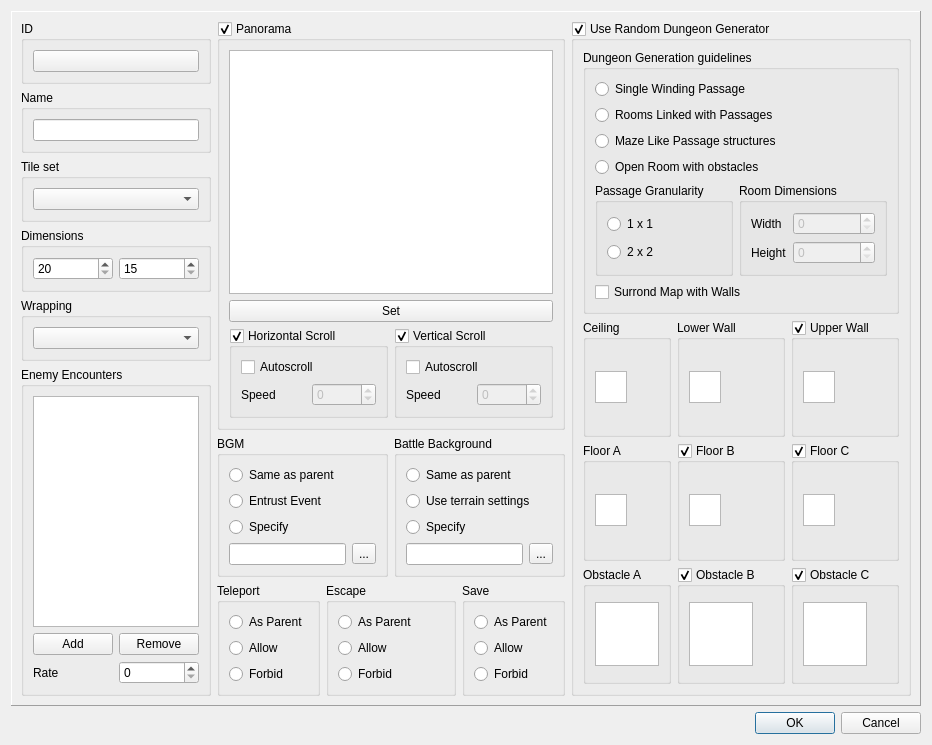
<?xml version="1.0" encoding="UTF-8"?>
<ui version="4.0">
 <class>MapPropertiesDialog</class>
 <widget class="QDialog" name="MapPropertiesDialog">
  <property name="geometry">
   <rect>
    <x>0</x>
    <y>0</y>
    <width>778</width>
    <height>591</height>
   </rect>
  </property>
  <property name="windowTitle">
   <string>Map properties</string>
  </property>
  <layout class="QVBoxLayout" name="verticalLayout">
   <item>
    <widget class="QFrame" name="frame">
     <property name="frameShape">
      <enum>QFrame::Panel</enum>
     </property>
     <property name="frameShadow">
      <enum>QFrame::Raised</enum>
     </property>
     <layout class="QHBoxLayout" name="layoutPanel">
      <item>
       <layout class="QVBoxLayout" name="layoutLeft">
        <item>
         <widget class="QGroupBox" name="groupID">
          <property name="title">
           <string>ID</string>
          </property>
          <layout class="QHBoxLayout" name="layoutID">
           <item>
            <widget class="QPushButton" name="pushCopyID">
             <property name="toolTip">
              <string>Copy ID to clipboard</string>
             </property>
            </widget>
           </item>
          </layout>
         </widget>
        </item>
        <item>
         <widget class="QGroupBox" name="groupName">
          <property name="title">
           <string>Name</string>
          </property>
          <layout class="QHBoxLayout" name="layoutName">
           <item>
            <widget class="QLineEdit" name="lineName"/>
           </item>
          </layout>
         </widget>
        </item>
        <item>
         <widget class="QGroupBox" name="groupTileset">
          <property name="title">
           <string>Tile set</string>
          </property>
          <layout class="QVBoxLayout" name="layoutTilset">
           <item>
            <widget class="QComboBox" name="comboTileset"/>
           </item>
          </layout>
         </widget>
        </item>
        <item>
         <widget class="QGroupBox" name="groupDimensions">
          <property name="title">
           <string>Dimensions</string>
          </property>
          <layout class="QHBoxLayout" name="layoutDimensions">
           <item>
            <widget class="QSpinBox" name="spinWidth">
             <property name="minimum">
              <number>20</number>
             </property>
            </widget>
           </item>
           <item>
            <widget class="QSpinBox" name="spinHeight">
             <property name="minimum">
              <number>15</number>
             </property>
            </widget>
           </item>
          </layout>
         </widget>
        </item>
        <item>
         <widget class="QGroupBox" name="groupWrapping">
          <property name="title">
           <string>Wrapping</string>
          </property>
          <layout class="QVBoxLayout" name="layoutWrapping">
           <item>
            <widget class="QComboBox" name="comboWrapping"/>
           </item>
          </layout>
         </widget>
        </item>
        <item>
         <widget class="QGroupBox" name="groupEncounters">
          <property name="title">
           <string>Enemy Encounters</string>
          </property>
          <layout class="QVBoxLayout" name="layoutEncounters">
           <item>
            <widget class="QTableWidget" name="tableEncounters">
             <attribute name="horizontalHeaderVisible">
              <bool>false</bool>
             </attribute>
             <attribute name="horizontalHeaderStretchLastSection">
              <bool>true</bool>
             </attribute>
             <attribute name="verticalHeaderVisible">
              <bool>false</bool>
             </attribute>
             <attribute name="verticalHeaderDefaultSectionSize">
              <number>21</number>
             </attribute>
             <column>
              <property name="text">
               <string>Name</string>
              </property>
             </column>
            </widget>
           </item>
           <item>
            <layout class="QGridLayout" name="layoutAddRemoveEncounter">
             <item row="0" column="0">
              <widget class="QPushButton" name="pushAddEncounter">
               <property name="text">
                <string>Add</string>
               </property>
              </widget>
             </item>
             <item row="0" column="1">
              <widget class="QPushButton" name="pushRemoveEncounter">
               <property name="text">
                <string>Remove</string>
               </property>
              </widget>
             </item>
            </layout>
           </item>
           <item>
            <layout class="QHBoxLayout" name="layoutEncounterRate">
             <item>
              <widget class="QLabel" name="labelEncounterRate">
               <property name="text">
                <string>Rate</string>
               </property>
              </widget>
             </item>
             <item>
              <widget class="QSpinBox" name="spinEncounterRate"/>
             </item>
            </layout>
           </item>
          </layout>
         </widget>
        </item>
       </layout>
      </item>
      <item>
       <layout class="QGridLayout" name="layoutMiddle">
        <item row="0" column="0" colspan="4">
         <widget class="QGroupBox" name="groupPanorama">
          <property name="sizePolicy">
           <sizepolicy hsizetype="Preferred" vsizetype="Preferred">
            <horstretch>2</horstretch>
            <verstretch>2</verstretch>
           </sizepolicy>
          </property>
          <property name="title">
           <string>Panorama</string>
          </property>
          <property name="checkable">
           <bool>true</bool>
          </property>
          <layout class="QGridLayout" name="layoutPanorama">
           <item row="0" column="0" colspan="2">
            <widget class="QGraphicsView" name="graphicsPanorama">
             <property name="minimumSize">
              <size>
               <width>324</width>
               <height>244</height>
              </size>
             </property>
             <property name="maximumSize">
              <size>
               <width>324</width>
               <height>244</height>
              </size>
             </property>
            </widget>
           </item>
           <item row="1" column="0" colspan="2">
            <widget class="QPushButton" name="pushSetPanorama">
             <property name="text">
              <string>Set</string>
             </property>
            </widget>
           </item>
           <item row="2" column="0">
            <widget class="QGroupBox" name="groupHorizontalScroll">
             <property name="title">
              <string>Horizontal Scroll</string>
             </property>
             <property name="checkable">
              <bool>true</bool>
             </property>
             <layout class="QVBoxLayout" name="layoutHorizontalScroll">
              <item>
               <widget class="QCheckBox" name="checkHorizontalAutoscroll">
                <property name="sizePolicy">
                 <sizepolicy hsizetype="Minimum" vsizetype="Fixed">
                  <horstretch>0</horstretch>
                  <verstretch>0</verstretch>
                 </sizepolicy>
                </property>
                <property name="text">
                 <string>Autoscroll</string>
                </property>
               </widget>
              </item>
              <item>
               <layout class="QHBoxLayout" name="layoutHorizontalScrollSpeed">
                <item>
                 <widget class="QLabel" name="labelHorizontalScrollSpeed">
                  <property name="text">
                   <string>Speed</string>
                  </property>
                  <property name="buddy">
                   <cstring>spinHorizontalScrollSpeed</cstring>
                  </property>
                 </widget>
                </item>
                <item>
                 <widget class="QSpinBox" name="spinHorizontalScrollSpeed">
                  <property name="enabled">
                   <bool>false</bool>
                  </property>
                  <property name="minimum">
                   <number>-8</number>
                  </property>
                  <property name="maximum">
                   <number>8</number>
                  </property>
                 </widget>
                </item>
               </layout>
              </item>
             </layout>
            </widget>
           </item>
           <item row="2" column="1">
            <widget class="QGroupBox" name="groupVerticalScroll">
             <property name="title">
              <string>Vertical Scroll</string>
             </property>
             <property name="checkable">
              <bool>true</bool>
             </property>
             <layout class="QVBoxLayout" name="layoutVerticalScroll">
              <item>
               <widget class="QCheckBox" name="checkVerticalAutoscroll">
                <property name="sizePolicy">
                 <sizepolicy hsizetype="Minimum" vsizetype="Fixed">
                  <horstretch>0</horstretch>
                  <verstretch>0</verstretch>
                 </sizepolicy>
                </property>
                <property name="text">
                 <string>Autoscroll</string>
                </property>
               </widget>
              </item>
              <item>
               <layout class="QHBoxLayout" name="layoutVerticalScrollSpeed">
                <item>
                 <widget class="QLabel" name="labelVerticalScrollSpeed">
                  <property name="text">
                   <string>Speed</string>
                  </property>
                  <property name="buddy">
                   <cstring>spinVerticalScrollSpeed</cstring>
                  </property>
                 </widget>
                </item>
                <item>
                 <widget class="QSpinBox" name="spinVerticalScrollSpeed">
                  <property name="enabled">
                   <bool>false</bool>
                  </property>
                  <property name="minimum">
                   <number>-8</number>
                  </property>
                  <property name="maximum">
                   <number>8</number>
                  </property>
                 </widget>
                </item>
               </layout>
              </item>
             </layout>
            </widget>
           </item>
          </layout>
         </widget>
        </item>
        <item row="1" column="0" colspan="2">
         <widget class="QGroupBox" name="groupBGM">
          <property name="title">
           <string>BGM</string>
          </property>
          <layout class="QVBoxLayout" name="layoutBGM">
           <item>
            <widget class="QRadioButton" name="radioBGMparent">
             <property name="text">
              <string>Same as parent</string>
             </property>
            </widget>
           </item>
           <item>
            <widget class="QRadioButton" name="radioBGMevent">
             <property name="text">
              <string>Entrust Event</string>
             </property>
            </widget>
           </item>
           <item>
            <widget class="QRadioButton" name="radioBGMspecify">
             <property name="text">
              <string>Specify</string>
             </property>
            </widget>
           </item>
           <item>
            <layout class="QHBoxLayout" name="layoutBGMname">
             <item>
              <widget class="QLineEdit" name="lineBGMname">
               <property name="sizePolicy">
                <sizepolicy hsizetype="Expanding" vsizetype="Fixed">
                 <horstretch>1</horstretch>
                 <verstretch>0</verstretch>
                </sizepolicy>
               </property>
              </widget>
             </item>
             <item>
              <widget class="QToolButton" name="toolSetBGM">
               <property name="text">
                <string>...</string>
               </property>
              </widget>
             </item>
            </layout>
           </item>
          </layout>
         </widget>
        </item>
        <item row="1" column="2" colspan="2">
         <widget class="QGroupBox" name="groupBattleBackground">
          <property name="title">
           <string>Battle Background</string>
          </property>
          <layout class="QVBoxLayout" name="layoutBattleBackground">
           <item>
            <widget class="QRadioButton" name="radioBackdropParent">
             <property name="text">
              <string>Same as parent</string>
             </property>
            </widget>
           </item>
           <item>
            <widget class="QRadioButton" name="radioBackdropTerrain">
             <property name="text">
              <string>Use terrain settings</string>
             </property>
            </widget>
           </item>
           <item>
            <widget class="QRadioButton" name="radioBackdropSpecify">
             <property name="text">
              <string>Specify</string>
             </property>
            </widget>
           </item>
           <item>
            <layout class="QHBoxLayout" name="layoutBackdropSpecify">
             <item>
              <widget class="QLineEdit" name="lineBackdropName"/>
             </item>
             <item>
              <widget class="QToolButton" name="toolSetBackdrop">
               <property name="text">
                <string>...</string>
               </property>
              </widget>
             </item>
            </layout>
           </item>
          </layout>
         </widget>
        </item>
        <item row="2" column="0">
         <widget class="QGroupBox" name="groupTeleport">
          <property name="title">
           <string>Teleport</string>
          </property>
          <layout class="QVBoxLayout" name="layoutTeleport">
           <item>
            <widget class="QRadioButton" name="radioTeleportParent">
             <property name="text">
              <string>As Parent</string>
             </property>
            </widget>
           </item>
           <item>
            <widget class="QRadioButton" name="radioTeleportAllow">
             <property name="text">
              <string>Allow</string>
             </property>
            </widget>
           </item>
           <item>
            <widget class="QRadioButton" name="radioTeleportForbid">
             <property name="text">
              <string>Forbid</string>
             </property>
            </widget>
           </item>
          </layout>
         </widget>
        </item>
        <item row="2" column="1" colspan="2">
         <widget class="QGroupBox" name="groupEscape">
          <property name="title">
           <string>Escape</string>
          </property>
          <layout class="QVBoxLayout" name="layoutEscape">
           <item>
            <widget class="QRadioButton" name="radioEscapeParent">
             <property name="text">
              <string>As Parent</string>
             </property>
            </widget>
           </item>
           <item>
            <widget class="QRadioButton" name="radioEscapeAllow">
             <property name="text">
              <string>Allow</string>
             </property>
            </widget>
           </item>
           <item>
            <widget class="QRadioButton" name="radioEscapeForbid">
             <property name="text">
              <string>Forbid</string>
             </property>
            </widget>
           </item>
          </layout>
         </widget>
        </item>
        <item row="2" column="3">
         <widget class="QGroupBox" name="groupSave">
          <property name="title">
           <string>Save</string>
          </property>
          <layout class="QVBoxLayout" name="layoutSave">
           <item>
            <widget class="QRadioButton" name="radioSaveParent">
             <property name="text">
              <string>As Parent</string>
             </property>
            </widget>
           </item>
           <item>
            <widget class="QRadioButton" name="radioSaveAllow">
             <property name="text">
              <string>Allow</string>
             </property>
            </widget>
           </item>
           <item>
            <widget class="QRadioButton" name="radioSaveForbid">
             <property name="text">
              <string>Forbid</string>
             </property>
            </widget>
           </item>
          </layout>
         </widget>
        </item>
       </layout>
      </item>
      <item>
       <widget class="QGroupBox" name="groupUseGenerator">
        <property name="sizePolicy">
         <sizepolicy hsizetype="Preferred" vsizetype="Preferred">
          <horstretch>0</horstretch>
          <verstretch>0</verstretch>
         </sizepolicy>
        </property>
        <property name="title">
         <string>Use Random Dungeon Generator</string>
        </property>
        <property name="checkable">
         <bool>true</bool>
        </property>
        <layout class="QVBoxLayout" name="layoutGeneratorGuidelines">
         <item>
          <widget class="QGroupBox" name="groupGeneratorGuidelines">
           <property name="title">
            <string>Dungeon Generation guidelines</string>
           </property>
           <layout class="QVBoxLayout" name="layoutGroupGeneratorGuidelines">
            <item>
             <widget class="QRadioButton" name="radioDungeonSinglePassage">
              <property name="text">
               <string>Single Winding Passage</string>
              </property>
             </widget>
            </item>
            <item>
             <widget class="QRadioButton" name="radioDungeonLinkedRooms">
              <property name="text">
               <string>Rooms Linked with Passages</string>
              </property>
             </widget>
            </item>
            <item>
             <widget class="QRadioButton" name="radioDungeonMaze">
              <property name="text">
               <string>Maze Like Passage structures</string>
              </property>
             </widget>
            </item>
            <item>
             <widget class="QRadioButton" name="radioDungeonOpenRoom">
              <property name="text">
               <string>Open Room with obstacles</string>
              </property>
             </widget>
            </item>
            <item>
             <layout class="QHBoxLayout" name="layoutPassageRoom">
              <item>
               <widget class="QGroupBox" name="groupDungeonPassage">
                <property name="title">
                 <string>Passage Granularity</string>
                </property>
                <layout class="QVBoxLayout" name="layoutDungeonPassage">
                 <item>
                  <widget class="QRadioButton" name="radioDungeonPassage1_1">
                   <property name="text">
                    <string>1 x 1</string>
                   </property>
                  </widget>
                 </item>
                 <item>
                  <widget class="QRadioButton" name="radioDungeonPassage2_2">
                   <property name="text">
                    <string>2 x 2</string>
                   </property>
                  </widget>
                 </item>
                </layout>
               </widget>
              </item>
              <item>
               <widget class="QGroupBox" name="groupRoomDimensions">
                <property name="sizePolicy">
                 <sizepolicy hsizetype="Preferred" vsizetype="Preferred">
                  <horstretch>1</horstretch>
                  <verstretch>0</verstretch>
                 </sizepolicy>
                </property>
                <property name="title">
                 <string>Room Dimensions</string>
                </property>
                <layout class="QGridLayout" name="layoutRoomDimensions">
                 <item row="0" column="0">
                  <widget class="QLabel" name="labelDungeonRoomWidth">
                   <property name="text">
                    <string>Width</string>
                   </property>
                   <property name="buddy">
                    <cstring>spinDungeonRoomWidth</cstring>
                   </property>
                  </widget>
                 </item>
                 <item row="0" column="1">
                  <widget class="QSpinBox" name="spinDungeonRoomWidth">
                   <property name="enabled">
                    <bool>false</bool>
                   </property>
                   <property name="sizePolicy">
                    <sizepolicy hsizetype="Minimum" vsizetype="Fixed">
                     <horstretch>1</horstretch>
                     <verstretch>0</verstretch>
                    </sizepolicy>
                   </property>
                  </widget>
                 </item>
                 <item row="1" column="0">
                  <widget class="QLabel" name="labelDungeonRoomHeight">
                   <property name="text">
                    <string>Height</string>
                   </property>
                   <property name="buddy">
                    <cstring>spinDungeonRoomHeight</cstring>
                   </property>
                  </widget>
                 </item>
                 <item row="1" column="1">
                  <widget class="QSpinBox" name="spinDungeonRoomHeight">
                   <property name="enabled">
                    <bool>false</bool>
                   </property>
                  </widget>
                 </item>
                </layout>
               </widget>
              </item>
             </layout>
            </item>
            <item>
             <widget class="QCheckBox" name="checkDungeonSurroundWithWalls">
              <property name="text">
               <string>Surrond Map with Walls</string>
              </property>
             </widget>
            </item>
           </layout>
          </widget>
         </item>
         <item>
          <layout class="QGridLayout" name="layoutTiles">
           <item row="0" column="0">
            <widget class="QGroupBox" name="groupCeiling">
             <property name="title">
              <string>Ceiling</string>
             </property>
             <layout class="QVBoxLayout" name="layoutCeiling">
              <item>
               <widget class="QGraphicsView" name="graphicsCeiling">
                <property name="minimumSize">
                 <size>
                  <width>32</width>
                  <height>32</height>
                 </size>
                </property>
                <property name="maximumSize">
                 <size>
                  <width>32</width>
                  <height>32</height>
                 </size>
                </property>
                <property name="verticalScrollBarPolicy">
                 <enum>Qt::ScrollBarAlwaysOff</enum>
                </property>
                <property name="horizontalScrollBarPolicy">
                 <enum>Qt::ScrollBarAlwaysOff</enum>
                </property>
               </widget>
              </item>
             </layout>
            </widget>
           </item>
           <item row="0" column="1">
            <widget class="QGroupBox" name="groupLowerWall">
             <property name="title">
              <string>Lower Wall</string>
             </property>
             <layout class="QVBoxLayout" name="layoutLowerWall">
              <item>
               <widget class="QGraphicsView" name="graphicsLowerWall">
                <property name="minimumSize">
                 <size>
                  <width>32</width>
                  <height>32</height>
                 </size>
                </property>
                <property name="maximumSize">
                 <size>
                  <width>32</width>
                  <height>32</height>
                 </size>
                </property>
                <property name="verticalScrollBarPolicy">
                 <enum>Qt::ScrollBarAlwaysOff</enum>
                </property>
                <property name="horizontalScrollBarPolicy">
                 <enum>Qt::ScrollBarAlwaysOff</enum>
                </property>
               </widget>
              </item>
             </layout>
            </widget>
           </item>
           <item row="0" column="2">
            <widget class="QGroupBox" name="groupUpperWall">
             <property name="title">
              <string>Upper Wall</string>
             </property>
             <property name="checkable">
              <bool>true</bool>
             </property>
             <layout class="QVBoxLayout" name="layoutUpperWall">
              <item>
               <widget class="QGraphicsView" name="graphicsUpperWall">
                <property name="minimumSize">
                 <size>
                  <width>32</width>
                  <height>32</height>
                 </size>
                </property>
                <property name="maximumSize">
                 <size>
                  <width>32</width>
                  <height>32</height>
                 </size>
                </property>
                <property name="verticalScrollBarPolicy">
                 <enum>Qt::ScrollBarAlwaysOff</enum>
                </property>
                <property name="horizontalScrollBarPolicy">
                 <enum>Qt::ScrollBarAlwaysOff</enum>
                </property>
               </widget>
              </item>
             </layout>
            </widget>
           </item>
           <item row="1" column="0">
            <widget class="QGroupBox" name="groupFloorA">
             <property name="title">
              <string>Floor A</string>
             </property>
             <layout class="QVBoxLayout" name="layoutFloorA">
              <item>
               <widget class="QGraphicsView" name="graphicsFloorA">
                <property name="minimumSize">
                 <size>
                  <width>32</width>
                  <height>32</height>
                 </size>
                </property>
                <property name="maximumSize">
                 <size>
                  <width>32</width>
                  <height>32</height>
                 </size>
                </property>
                <property name="verticalScrollBarPolicy">
                 <enum>Qt::ScrollBarAlwaysOff</enum>
                </property>
                <property name="horizontalScrollBarPolicy">
                 <enum>Qt::ScrollBarAlwaysOff</enum>
                </property>
               </widget>
              </item>
             </layout>
            </widget>
           </item>
           <item row="1" column="1">
            <widget class="QGroupBox" name="groupFloorB">
             <property name="title">
              <string>Floor B</string>
             </property>
             <property name="checkable">
              <bool>true</bool>
             </property>
             <layout class="QVBoxLayout" name="layoutFloorB">
              <item>
               <widget class="QGraphicsView" name="graphicsFloorB">
                <property name="minimumSize">
                 <size>
                  <width>32</width>
                  <height>32</height>
                 </size>
                </property>
                <property name="maximumSize">
                 <size>
                  <width>32</width>
                  <height>32</height>
                 </size>
                </property>
                <property name="verticalScrollBarPolicy">
                 <enum>Qt::ScrollBarAlwaysOff</enum>
                </property>
                <property name="horizontalScrollBarPolicy">
                 <enum>Qt::ScrollBarAlwaysOff</enum>
                </property>
               </widget>
              </item>
             </layout>
            </widget>
           </item>
           <item row="1" column="2">
            <widget class="QGroupBox" name="groupFloorC">
             <property name="title">
              <string>Floor C</string>
             </property>
             <property name="checkable">
              <bool>true</bool>
             </property>
             <layout class="QVBoxLayout" name="layoutFloorC">
              <item>
               <widget class="QGraphicsView" name="graphicsFloorC">
                <property name="minimumSize">
                 <size>
                  <width>32</width>
                  <height>32</height>
                 </size>
                </property>
                <property name="maximumSize">
                 <size>
                  <width>32</width>
                  <height>32</height>
                 </size>
                </property>
                <property name="verticalScrollBarPolicy">
                 <enum>Qt::ScrollBarAlwaysOff</enum>
                </property>
                <property name="horizontalScrollBarPolicy">
                 <enum>Qt::ScrollBarAlwaysOff</enum>
                </property>
               </widget>
              </item>
             </layout>
            </widget>
           </item>
           <item row="2" column="0">
            <widget class="QGroupBox" name="groupObstacleA">
             <property name="title">
              <string>Obstacle A</string>
             </property>
             <layout class="QVBoxLayout" name="layoutObstacleA">
              <item>
               <widget class="QGraphicsView" name="graphicsObstacleA">
                <property name="minimumSize">
                 <size>
                  <width>64</width>
                  <height>64</height>
                 </size>
                </property>
                <property name="maximumSize">
                 <size>
                  <width>64</width>
                  <height>64</height>
                 </size>
                </property>
                <property name="verticalScrollBarPolicy">
                 <enum>Qt::ScrollBarAlwaysOff</enum>
                </property>
                <property name="horizontalScrollBarPolicy">
                 <enum>Qt::ScrollBarAlwaysOff</enum>
                </property>
               </widget>
              </item>
             </layout>
            </widget>
           </item>
           <item row="2" column="1">
            <widget class="QGroupBox" name="groupObstacleB">
             <property name="title">
              <string>Obstacle B</string>
             </property>
             <property name="checkable">
              <bool>true</bool>
             </property>
             <layout class="QVBoxLayout" name="layoutObstacleB">
              <item>
               <widget class="QGraphicsView" name="graphicsObstacleB">
                <property name="minimumSize">
                 <size>
                  <width>64</width>
                  <height>64</height>
                 </size>
                </property>
                <property name="maximumSize">
                 <size>
                  <width>64</width>
                  <height>64</height>
                 </size>
                </property>
                <property name="verticalScrollBarPolicy">
                 <enum>Qt::ScrollBarAlwaysOff</enum>
                </property>
                <property name="horizontalScrollBarPolicy">
                 <enum>Qt::ScrollBarAlwaysOff</enum>
                </property>
               </widget>
              </item>
             </layout>
            </widget>
           </item>
           <item row="2" column="2">
            <widget class="QGroupBox" name="groupObstacleC">
             <property name="title">
              <string>Obstacle C</string>
             </property>
             <property name="checkable">
              <bool>true</bool>
             </property>
             <layout class="QVBoxLayout" name="layoutObstacleC">
              <item>
               <widget class="QGraphicsView" name="graphicsObstacleC">
                <property name="minimumSize">
                 <size>
                  <width>64</width>
                  <height>64</height>
                 </size>
                </property>
                <property name="maximumSize">
                 <size>
                  <width>64</width>
                  <height>64</height>
                 </size>
                </property>
                <property name="verticalScrollBarPolicy">
                 <enum>Qt::ScrollBarAlwaysOff</enum>
                </property>
                <property name="horizontalScrollBarPolicy">
                 <enum>Qt::ScrollBarAlwaysOff</enum>
                </property>
               </widget>
              </item>
             </layout>
            </widget>
           </item>
          </layout>
         </item>
        </layout>
       </widget>
      </item>
     </layout>
    </widget>
   </item>
   <item>
    <widget class="QDialogButtonBox" name="buttonBox">
     <property name="orientation">
      <enum>Qt::Horizontal</enum>
     </property>
     <property name="standardButtons">
      <set>QDialogButtonBox::Cancel|QDialogButtonBox::Ok</set>
     </property>
    </widget>
   </item>
  </layout>
 </widget>
 <resources/>
 <connections>
  <connection>
   <sender>buttonBox</sender>
   <signal>accepted()</signal>
   <receiver>MapPropertiesDialog</receiver>
   <slot>accept()</slot>
   <hints>
    <hint type="sourcelabel">
     <x>266</x>
     <y>575</y>
    </hint>
    <hint type="destinationlabel">
     <x>157</x>
     <y>274</y>
    </hint>
   </hints>
  </connection>
  <connection>
   <sender>buttonBox</sender>
   <signal>rejected()</signal>
   <receiver>MapPropertiesDialog</receiver>
   <slot>reject()</slot>
   <hints>
    <hint type="sourcelabel">
     <x>334</x>
     <y>575</y>
    </hint>
    <hint type="destinationlabel">
     <x>286</x>
     <y>274</y>
    </hint>
   </hints>
  </connection>
  <connection>
   <sender>checkHorizontalAutoscroll</sender>
   <signal>toggled(bool)</signal>
   <receiver>spinHorizontalScrollSpeed</receiver>
   <slot>setEnabled(bool)</slot>
   <hints>
    <hint type="sourcelabel">
     <x>334</x>
     <y>253</y>
    </hint>
    <hint type="destinationlabel">
     <x>333</x>
     <y>280</y>
    </hint>
   </hints>
  </connection>
  <connection>
   <sender>checkVerticalAutoscroll</sender>
   <signal>toggled(bool)</signal>
   <receiver>spinVerticalScrollSpeed</receiver>
   <slot>setEnabled(bool)</slot>
   <hints>
    <hint type="sourcelabel">
     <x>469</x>
     <y>253</y>
    </hint>
    <hint type="destinationlabel">
     <x>468</x>
     <y>280</y>
    </hint>
   </hints>
  </connection>
  <connection>
   <sender>radioDungeonLinkedRooms</sender>
   <signal>toggled(bool)</signal>
   <receiver>spinDungeonRoomWidth</receiver>
   <slot>setEnabled(bool)</slot>
   <hints>
    <hint type="sourcelabel">
     <x>614</x>
     <y>97</y>
    </hint>
    <hint type="destinationlabel">
     <x>715</x>
     <y>196</y>
    </hint>
   </hints>
  </connection>
  <connection>
   <sender>radioDungeonLinkedRooms</sender>
   <signal>toggled(bool)</signal>
   <receiver>spinDungeonRoomHeight</receiver>
   <slot>setEnabled(bool)</slot>
   <hints>
    <hint type="sourcelabel">
     <x>534</x>
     <y>93</y>
    </hint>
    <hint type="destinationlabel">
     <x>725</x>
     <y>210</y>
    </hint>
   </hints>
  </connection>
 </connections>
</ui>
